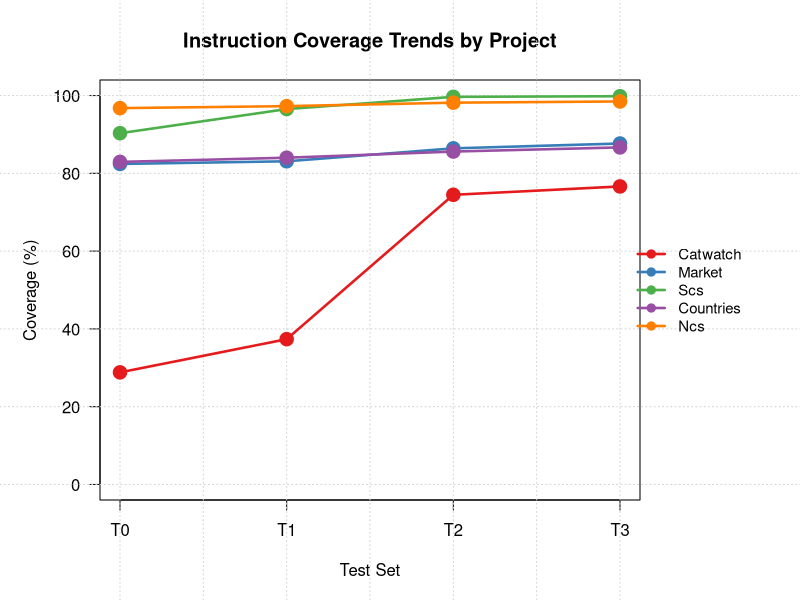
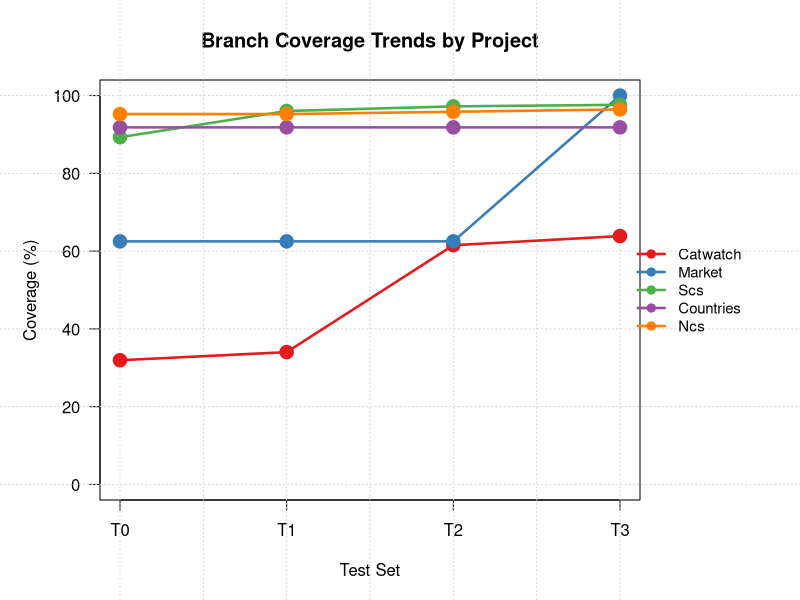
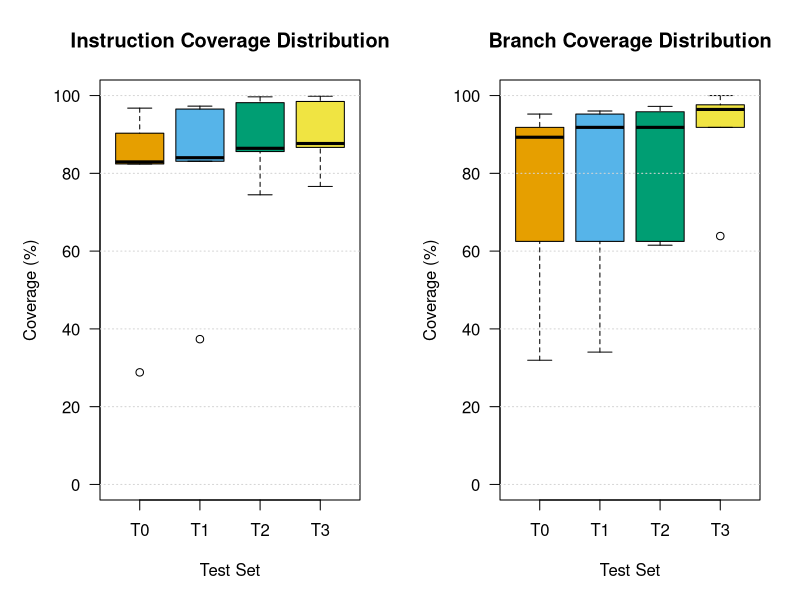
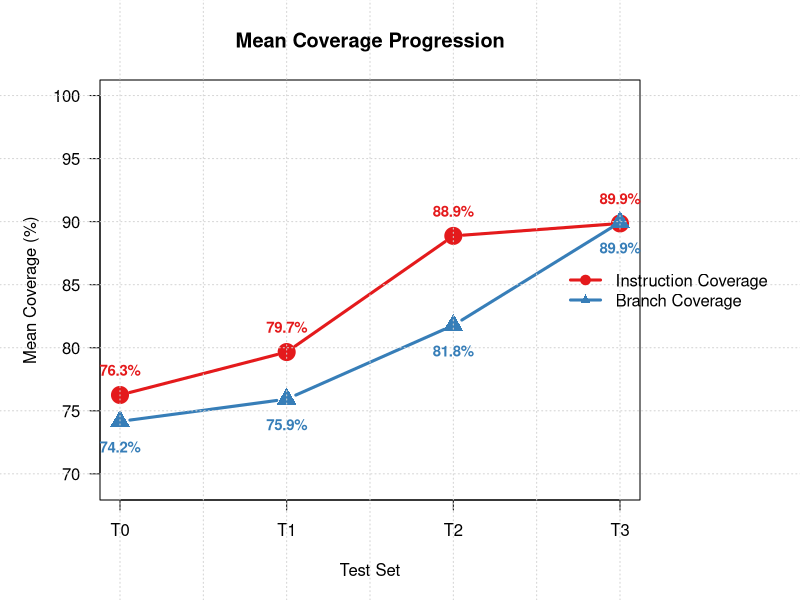

These charts were generated, in order, by the following R code:
# Statistical Analysis of Incremental Test Coverage
# Comparing Coverage Across Test Sets: T0, T1, T2, T3
# 
# Data Structure: 
# - T1 is a SUPERSET of T0 (T1 includes all tests from T0 plus new ones)
# - T2 is a SUPERSET of T1 (T2 includes all tests from T1 plus new ones)
# - T3 is a SUPERSET of T2 (T3 includes all tests from T2 plus new ones)
#
# Statistical Approach:
# - Since test sets are incremental, use PAIRED tests (Wilcoxon signed-rank)
# - Test for DIRECTIONAL improvements (one-tailed tests where appropriate)
# - Analyze both instruction coverage and branch coverage

# Read data
instructions <- read.csv("rq1_instructions.csv")
branches <- read.csv("rq1_branches.csv")

cat("=================================================================\n")
cat("     INCREMENTAL TEST COVERAGE ANALYSIS\n")
cat("     Instruction Coverage & Branch Coverage\n")
cat("=================================================================\n\n")

cat("DATA STRUCTURE:\n")
cat("---------------\n")
cat("Test sets are INCREMENTAL (nested/cumulative):\n")
cat("  T0: Initial test set (baseline)\n")
cat("  T1: T0 + additional tests (superset of T0)\n")
cat("  T2: T1 + additional tests (superset of T1)\n")
cat("  T3: T2 + additional tests (superset of T2)\n\n")

cat("Research Question: Does coverage significantly improve as we\n")
cat("add more tests to the test suite?\n\n")

# Display raw data
cat("=================================================================\n")
cat("                    RAW DATA\n")
cat("=================================================================\n\n")

cat("INSTRUCTION COVERAGE (%):\n")
print(instructions)
cat("\n")

cat("BRANCH COVERAGE (%):\n")
print(branches)
cat("\n")

# =====================================================================
# FUNCTION: Perform comprehensive analysis for one coverage metric
# =====================================================================
analyze_coverage <- function(data, metric_name) {
  cat("=================================================================\n")
  cat(sprintf("               %s ANALYSIS\n", toupper(metric_name)))
  cat("=================================================================\n\n")
  
  # Extract data
  T0 <- data$T0
  T1 <- data$T1
  T2 <- data$T2
  T3 <- data$T3
  
  # ===================================================================
  # 1. DESCRIPTIVE STATISTICS
  # ===================================================================
  cat("-------------------------------------------------------------------\n")
  cat("1. DESCRIPTIVE STATISTICS\n")
  cat("-------------------------------------------------------------------\n\n")
  
  desc_stats <- data.frame(
    Test_Set = c("T0", "T1", "T2", "T3"),
    Mean = c(mean(T0), mean(T1), mean(T2), mean(T3)),
    Median = c(median(T0), median(T1), median(T2), median(T3)),
    SD = c(sd(T0), sd(T1), sd(T2), sd(T3)),
    Min = c(min(T0), min(T1), min(T2), min(T3)),
    Max = c(max(T0), max(T1), max(T2), max(T3)),
    Range = c(max(T0) - min(T0), max(T1) - min(T1), 
              max(T2) - min(T2), max(T3) - min(T3))
  )
  
  print(desc_stats, row.names = FALSE)
  cat("\n")
  
  # Calculate improvements
  cat("INCREMENTAL IMPROVEMENTS:\n")
  cat(sprintf("  T0 → T1: Mean Δ = %.2f%% (from %.2f%% to %.2f%%)\n", 
              mean(T1) - mean(T0), mean(T0), mean(T1)))
  cat(sprintf("  T1 → T2: Mean Δ = %.2f%% (from %.2f%% to %.2f%%)\n", 
              mean(T2) - mean(T1), mean(T1), mean(T2)))
  cat(sprintf("  T2 → T3: Mean Δ = %.2f%% (from %.2f%% to %.2f%%)\n", 
              mean(T3) - mean(T2), mean(T2), mean(T3)))
  cat(sprintf("  T0 → T3: Mean Δ = %.2f%% (from %.2f%% to %.2f%%) [TOTAL]\n\n", 
              mean(T3) - mean(T0), mean(T0), mean(T3)))
  
  # ===================================================================
  # 2. NORMALITY TESTING (Shapiro-Wilk)
  # ===================================================================
  cat("-------------------------------------------------------------------\n")
  cat("2. SHAPIRO-WILK NORMALITY TEST (α = 0.05)\n")
  cat("-------------------------------------------------------------------\n\n")
  
  cat("Testing normality of DIFFERENCES (appropriate for paired tests):\n\n")
  
  # Test differences for normality
  diff_T0_T1 <- T1 - T0
  diff_T1_T2 <- T2 - T1
  diff_T2_T3 <- T3 - T2
  diff_T0_T3 <- T3 - T0
  
  shapiro_results <- data.frame(
    Comparison = c("T1 - T0", "T2 - T1", "T3 - T2", "T3 - T0"),
    W_Statistic = numeric(4),
    P_Value = numeric(4),
    Normal = character(4),
    stringsAsFactors = FALSE
  )
  
  diffs <- list(diff_T0_T1, diff_T1_T2, diff_T2_T3, diff_T0_T3)
  
  for (i in 1:4) {
    test <- shapiro.test(diffs[[i]])
    shapiro_results$W_Statistic[i] <- round(test$statistic, 4)
    shapiro_results$P_Value[i] <- round(test$p.value, 4)
    shapiro_results$Normal[i] <- ifelse(test$p.value >= 0.05, 
                                        "Yes (p ≥ 0.05)", 
                                        "No (p < 0.05)")
  }
  
  print(shapiro_results, row.names = FALSE)
  
  cat("\nINTERPRETATION:\n")
  if (any(shapiro_results$P_Value < 0.05)) {
    cat("At least one set of differences is non-normal.\n")
    cat("→ NON-PARAMETRIC tests (Wilcoxon signed-rank) are appropriate.\n\n")
  } else {
    cat("All differences appear normally distributed.\n")
    cat("→ Could use parametric (paired t-test) or non-parametric tests.\n")
    cat("→ Using Wilcoxon signed-rank (more conservative, no assumptions).\n\n")
  }
  
  # ===================================================================
  # 3. WILCOXON SIGNED-RANK TEST (Paired, One-Tailed)
  # ===================================================================
  cat("-------------------------------------------------------------------\n")
  cat("3. WILCOXON SIGNED-RANK TEST (Paired, One-Tailed)\n")
  cat("-------------------------------------------------------------------\n\n")
  
  cat("Hypothesis for each comparison:\n")
  cat("  H0: No improvement in coverage (median difference ≤ 0)\n")
  cat("  H1: Coverage INCREASES (median difference > 0)\n")
  cat("  Alternative: 'greater' (one-tailed test)\n")
  cat("  Significance level: α = 0.05\n\n")
  
  comparisons <- list(
    list(name = "T0 vs T1", data1 = T0, data2 = T1),
    list(name = "T1 vs T2", data1 = T1, data2 = T2),
    list(name = "T2 vs T3", data1 = T2, data2 = T3),
    list(name = "T0 vs T3", data1 = T0, data2 = T3)
  )
  
  wilcoxon_results <- data.frame(
    Comparison = character(),
    Median_Diff = numeric(),
    V_Statistic = numeric(),
    P_Value = numeric(),
    Significant = character(),
    Direction = character(),
    stringsAsFactors = FALSE
  )
  
  for (comp in comparisons) {
    # One-tailed test (alternative = "greater")
    test <- wilcox.test(comp$data2, comp$data1, 
                        paired = TRUE, 
                        alternative = "greater",
                        exact = FALSE,
                        conf.int = FALSE)
    
    median_diff <- median(comp$data2 - comp$data1)
    is_sig <- ifelse(test$p.value < 0.05, 
                     "Yes (p < 0.05)", 
                     "No (p ≥ 0.05)")
    
    direction <- ifelse(median_diff > 0, "Increase ↑", 
                       ifelse(median_diff < 0, "Decrease ↓", "No change ="))
    
    wilcoxon_results <- rbind(wilcoxon_results, data.frame(
      Comparison = comp$name,
      Median_Diff = round(median_diff, 2),
      V_Statistic = test$statistic,
      P_Value = round(test$p.value, 4),
      Significant = is_sig,
      Direction = direction,
      stringsAsFactors = FALSE
    ))
  }
  
  print(wilcoxon_results, row.names = FALSE)
  cat("\n")
  
  # ===================================================================
  # 4. EFFECT SIZE (for significant results)
  # ===================================================================
  cat("-------------------------------------------------------------------\n")
  cat("4. EFFECT SIZE ANALYSIS\n")
  cat("-------------------------------------------------------------------\n\n")
  
  cat("Calculating effect size (r = Z / sqrt(N)) for significant comparisons:\n\n")
  
  n <- length(T0)
  
  for (i in 1:nrow(wilcoxon_results)) {
    comp_name <- wilcoxon_results$Comparison[i]
    v_stat <- wilcoxon_results$V_Statistic[i]
    p_val <- wilcoxon_results$P_Value[i]
    
    # Approximate Z from V statistic
    z_approx <- qnorm(1 - p_val)
    r <- abs(z_approx) / sqrt(n)
    
    effect_interp <- ifelse(r < 0.3, "Small", 
                           ifelse(r < 0.5, "Medium", "Large"))
    
    cat(sprintf("%s:\n", comp_name))
    cat(sprintf("  Effect size r ≈ %.3f (%s effect)\n", r, effect_interp))
    
    if (wilcoxon_results$Significant[i] == "Yes (p < 0.05)") {
      cat(sprintf("  → Statistically significant improvement (p = %.4f)\n", p_val))
    } else {
      cat(sprintf("  → Not statistically significant (p = %.4f)\n", p_val))
    }
    cat("\n")
  }
  
  # ===================================================================
  # 5. DETAILED INTERPRETATION
  # ===================================================================
  cat("-------------------------------------------------------------------\n")
  cat("5. DETAILED INTERPRETATION\n")
  cat("-------------------------------------------------------------------\n\n")
  
  cat(sprintf("OVERALL TREND: %s coverage ranges from %.2f%% (T0) to %.2f%% (T3)\n\n",
              metric_name, mean(T0), mean(T3)))
  
  sig_count <- sum(wilcoxon_results$P_Value < 0.05)
  
  if (sig_count == 0) {
    cat("RESULT: No statistically significant improvements detected.\n")
    cat("Despite incremental test additions, coverage improvements are not\n")
    cat("significant at the 0.05 level. This could indicate:\n")
    cat("  - The additional tests don't target new code areas\n")
    cat("  - Coverage was already high at baseline (ceiling effect)\n")
    cat("  - Sample size is too small to detect improvements\n\n")
  } else if (sig_count == 4) {
    cat("RESULT: ALL comparisons show statistically significant improvements!\n")
    cat("Each increment of tests (T0→T1, T1→T2, T2→T3, and overall T0→T3)\n")
    cat("leads to significant coverage gains. This demonstrates:\n")
    cat("  - Consistent and meaningful improvements at each stage\n")
    cat("  - Each new test batch contributes to coverage growth\n")
    cat("  - The incremental approach is effective\n\n")
  } else {
    cat(sprintf("RESULT: %d out of 4 comparisons show significant improvements.\n\n", sig_count))
    
    cat("Significant improvements in:\n")
    sig_comps <- wilcoxon_results$Comparison[wilcoxon_results$P_Value < 0.05]
    for (comp in sig_comps) {
      idx <- which(wilcoxon_results$Comparison == comp)
      cat(sprintf("  • %s: Δ = %.2f%% (p = %.4f)\n", 
                  comp, 
                  wilcoxon_results$Median_Diff[idx],
                  wilcoxon_results$P_Value[idx]))
    }
    cat("\n")
    
    if (length(sig_comps) < 4) {
      cat("No significant improvement in:\n")
      nonsig_comps <- wilcoxon_results$Comparison[wilcoxon_results$P_Value >= 0.05]
      for (comp in nonsig_comps) {
        idx <- which(wilcoxon_results$Comparison == comp)
        cat(sprintf("  • %s: Δ = %.2f%% (p = %.4f)\n", 
                    comp, 
                    wilcoxon_results$Median_Diff[idx],
                    wilcoxon_results$P_Value[idx]))
      }
      cat("\n")
    }
  }
  
  # Project-level analysis
  cat("PROJECT-LEVEL IMPROVEMENTS:\n")
  for (i in 1:nrow(data)) {
    cat(sprintf("\n%s:\n", data$Project[i]))
    cat(sprintf("  T0: %.2f%% → T1: %.2f%% → T2: %.2f%% → T3: %.2f%%\n", 
                T0[i], T1[i], T2[i], T3[i]))
    cat(sprintf("  Total improvement: %.2f percentage points\n", T3[i] - T0[i]))
    
    # Check for plateaus
    if (T2[i] == T3[i]) {
      cat("  ⚠ Plateau: No improvement from T2 to T3\n")
    }
    if (T1[i] == T0[i]) {
      cat("  ⚠ Plateau: No improvement from T0 to T1\n")
    }
  }
  
  cat("\n")
  return(wilcoxon_results)
}

# =====================================================================
# ANALYZE BOTH METRICS
# =====================================================================

cat("\n\n")
cat("#################################################################\n")
cat("#                                                               #\n")
cat("#                 INSTRUCTION COVERAGE ANALYSIS                 #\n")
cat("#                                                               #\n")
cat("#################################################################\n\n")

instr_results <- analyze_coverage(instructions, "Instruction Coverage")

cat("\n\n")
cat("#################################################################\n")
cat("#                                                               #\n")
cat("#                   BRANCH COVERAGE ANALYSIS                    #\n")
cat("#                                                               #\n")
cat("#################################################################\n\n")

branch_results <- analyze_coverage(branches, "Branch Coverage")

# =====================================================================
# COMPARATIVE SUMMARY
# =====================================================================
cat("\n\n")
cat("=================================================================\n")
cat("            COMPARATIVE SUMMARY & CONCLUSIONS\n")
cat("=================================================================\n\n")

cat("INSTRUCTION COVERAGE RESULTS:\n")
cat("-----------------------------\n")
print(instr_results[, c("Comparison", "Median_Diff", "P_Value", "Significant")], 
      row.names = FALSE)

cat("\n\nBRANCH COVERAGE RESULTS:\n")
cat("------------------------\n")
print(branch_results[, c("Comparison", "Median_Diff", "P_Value", "Significant")], 
      row.names = FALSE)

cat("\n\nKEY FINDINGS:\n")
cat("-------------\n")

# Count significant results
instr_sig <- sum(instr_results$P_Value < 0.05)
branch_sig <- sum(branch_results$P_Value < 0.05)

cat(sprintf("• Instruction Coverage: %d/4 comparisons significant\n", instr_sig))
cat(sprintf("• Branch Coverage: %d/4 comparisons significant\n\n", branch_sig))

if (instr_sig > branch_sig) {
  cat("→ Instruction coverage shows MORE significant improvements than branch coverage.\n")
} else if (branch_sig > instr_sig) {
  cat("→ Branch coverage shows MORE significant improvements than instruction coverage.\n")
} else {
  cat("→ Both metrics show SIMILAR patterns of improvement.\n")
}

cat("\n\nRECOMMENDATIONS:\n")
cat("----------------\n")

# Check T0->T3 comparison
instr_overall_sig <- instr_results$P_Value[instr_results$Comparison == "T0 vs T3"] < 0.05
branch_overall_sig <- branch_results$P_Value[branch_results$Comparison == "T0 vs T3"] < 0.05

if (instr_overall_sig && branch_overall_sig) {
  cat("✓ The incremental test generation approach is EFFECTIVE.\n")
  cat("  Both instruction and branch coverage show significant overall improvements.\n")
  cat("  Continue this incremental strategy for future test generation.\n")
} else if (!instr_overall_sig && !branch_overall_sig) {
  cat("⚠ The incremental approach shows LIMITED effectiveness.\n")
  cat("  Consider alternative strategies:\n")
  cat("    - Target specific uncovered areas\n")
  cat("    - Use coverage-guided test generation\n")
  cat("    - Analyze why additional tests don't improve coverage\n")
} else {
  cat("⚡ MIXED results - one metric improves significantly, the other doesn't.\n")
  cat("  Investigate why instruction and branch coverage diverge.\n")
}

cat("\n")
cat("=================================================================\n")
cat("                    ANALYSIS COMPLETE\n")
cat("=================================================================\n")

# =====================================================================
# VISUALIZATIONS
# =====================================================================
cat("\n\nCreating visualizations...\n")

# Visualization 1: Line plot for instruction coverage
png("rq1_instruction_coverage_trends.png", width = 1000, height = 600, res = 100)
par(mar = c(5, 5, 4, 8), xpd = TRUE)

plot(1:4, rep(0, 4), type="n", 
     xlim=c(1, 4), 
     ylim=c(0, 100),
     main = "Instruction Coverage Trends by Project",
     xlab = "Test Set",
     ylab = "Coverage (%)",
     xaxt = "n",
     las = 1)
axis(1, at = 1:4, labels = c("T0", "T1", "T2", "T3"))
grid()

colors <- c("#E41A1C", "#377EB8", "#4DAF4A", "#984EA3", "#FF7F00")
for (i in 1:nrow(instructions)) {
  values <- c(instructions$T0[i], instructions$T1[i], 
              instructions$T2[i], instructions$T3[i])
  lines(1:4, values, col=colors[i], lwd=2.5)
  points(1:4, values, col=colors[i], pch=19, cex=1.8)
}

legend("right", inset = c(-0.2, 0),
       legend = instructions$Project, 
       col = colors, 
       lwd = 2.5, 
       pch = 19, 
       cex = 0.9,
       bty = "n")
dev.off()

# Visualization 2: Line plot for branch coverage
png("rq1_branch_coverage_trends.png", width = 1000, height = 600, res = 100)
par(mar = c(5, 5, 4, 8), xpd = TRUE)

plot(1:4, rep(0, 4), type="n", 
     xlim=c(1, 4), 
     ylim=c(0, 100),
     main = "Branch Coverage Trends by Project",
     xlab = "Test Set",
     ylab = "Coverage (%)",
     xaxt = "n",
     las = 1)
axis(1, at = 1:4, labels = c("T0", "T1", "T2", "T3"))
grid()

for (i in 1:nrow(branches)) {
  values <- c(branches$T0[i], branches$T1[i], 
              branches$T2[i], branches$T3[i])
  lines(1:4, values, col=colors[i], lwd=2.5)
  points(1:4, values, col=colors[i], pch=19, cex=1.8)
}

legend("right", inset = c(-0.2, 0),
       legend = branches$Project, 
       col = colors, 
       lwd = 2.5, 
       pch = 19, 
       cex = 0.9,
       bty = "n")
dev.off()

# Visualization 3: Box plots comparing test sets
png("rq1_coverage_boxplots_comparison.png", width = 1200, height = 600, res = 100)
par(mfrow = c(1, 2), mar = c(5, 5, 4, 2))

# Instruction coverage boxplot
boxplot(instructions$T0, instructions$T1, instructions$T2, instructions$T3,
        names = c("T0", "T1", "T2", "T3"),
        main = "Instruction Coverage Distribution",
        ylab = "Coverage (%)",
        xlab = "Test Set",
        col = c("#E69F00", "#56B4E9", "#009E73", "#F0E442"),
        border = "black",
        ylim = c(0, 100),
        las = 1)
grid(nx = NA, ny = NULL)

# Branch coverage boxplot
boxplot(branches$T0, branches$T1, branches$T2, branches$T3,
        names = c("T0", "T1", "T2", "T3"),
        main = "Branch Coverage Distribution",
        ylab = "Coverage (%)",
        xlab = "Test Set",
        col = c("#E69F00", "#56B4E9", "#009E73", "#F0E442"),
        border = "black",
        ylim = c(0, 100),
        las = 1)
grid(nx = NA, ny = NULL)

dev.off()

# Visualization 4: Mean coverage progression
png("rq1_mean_coverage_progression.png", width = 900, height = 600, res = 100)
par(mar = c(5, 5, 4, 8), xpd = TRUE)

instr_means <- c(mean(instructions$T0), mean(instructions$T1), 
                 mean(instructions$T2), mean(instructions$T3))
branch_means <- c(mean(branches$T0), mean(branches$T1), 
                  mean(branches$T2), mean(branches$T3))

plot(1:4, instr_means, type="b", 
     col="#E41A1C", lwd=3, pch=19, cex=2,
     xlim=c(1, 4), ylim=c(min(c(instr_means, branch_means)) - 5, 100),
     main = "Mean Coverage Progression",
     xlab = "Test Set",
     ylab = "Mean Coverage (%)",
     xaxt = "n",
     las = 1)
lines(1:4, branch_means, type="b", col="#377EB8", lwd=3, pch=17, cex=2)
axis(1, at = 1:4, labels = c("T0", "T1", "T2", "T3"))
grid()

legend("right", inset = c(-0.25, 0),
       legend = c("Instruction Coverage", "Branch Coverage"),
       col = c("#E41A1C", "#377EB8"),
       lwd = 3,
       pch = c(19, 17),
       cex = 1,
       bty = "n")

# Add value labels
text(1:4, instr_means + 2, sprintf("%.1f%%", instr_means), col="#E41A1C", cex=0.9, font=2)
text(1:4, branch_means - 2, sprintf("%.1f%%", branch_means), col="#377EB8", cex=0.9, font=2)

dev.off()

cat("\nVisualizations saved to:\n")
cat("  - rq1_instruction_coverage_trends.png\n")
cat("  - rq1_branch_coverage_trends.png\n")
cat("  - rq1_coverage_boxplots_comparison.png\n")
cat("  - rq1_mean_coverage_progression.png\n")

cat("\n=================================================================\n")
cat("All analyses and visualizations completed successfully!\n")
cat("=================================================================\n")
